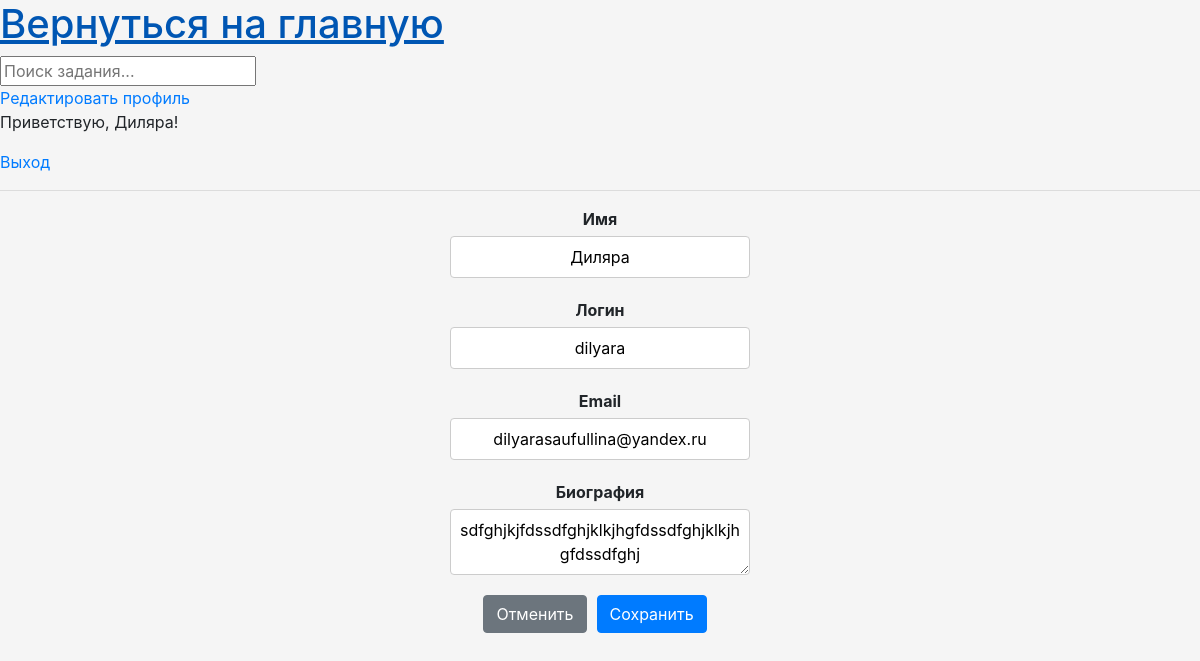
Before: /update-user/ (signed in) with the older database file.
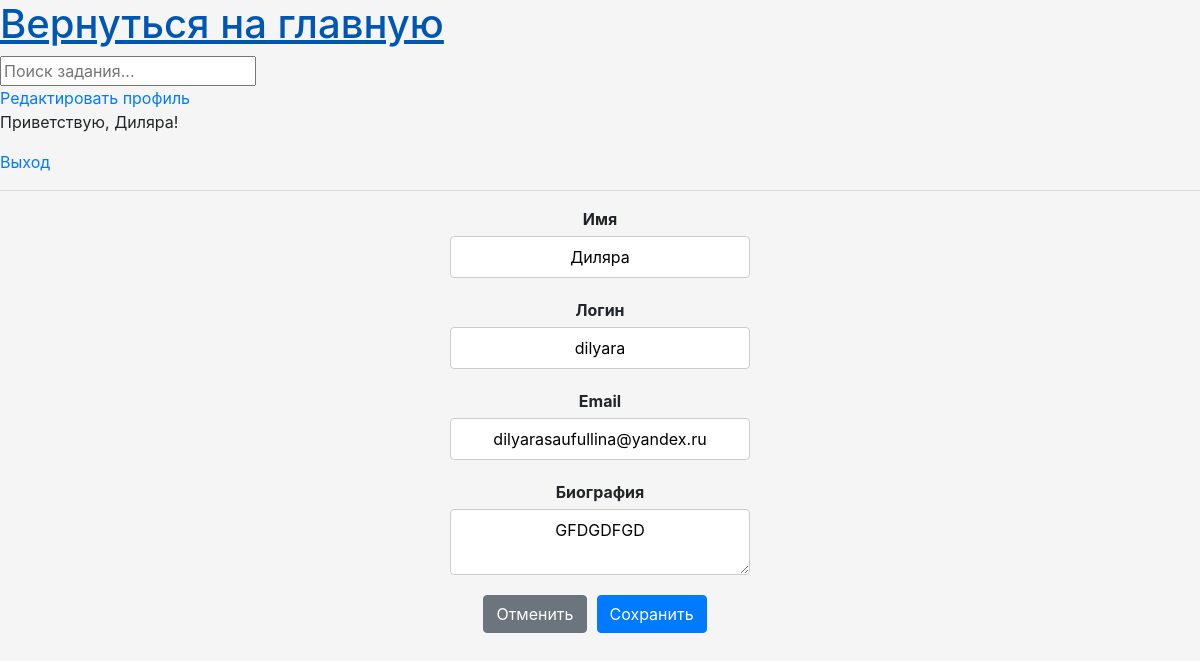
After: the same page with the newer database file.
### base/models.py (models this page shows)
class User(AbstractUser):
    name = models.CharField(max_length=200, null=True)
    email = models.EmailField(unique=True, null=True)
    bio = models.TextField(null=True)
    ROLE_CHOICES = [
        ('admin', 'Admin'),
        ('user', 'User'),
    ]
    role = models.CharField(max_length=5, choices=ROLE_CHOICES, default='user')
    avatar = models.ImageField(null=True, default='avatar.svg')
    USERNAME_FIELD = 'email'
    REQUIRED_FIELDS = []

### base/views.py (the view)
# urls.py: path('update-user/', views.updateUser, name="update-user"),
@login_required(login_url='login')
def updateUser(request):
    user = request.user
    form = UserForm(instance=user)
    if request.method == 'POST':
        form = UserForm(request.POST, request.FILES, instance=user)
        if form.is_valid():
            form.save()
            return redirect('user-profile', pk=user.id)
    return render(request, 'base/update-user.html', {'form': form})

### base/forms.py
class UserForm(ModelForm):
    class Meta:
        model = User
        fields = ['avatar', 'name', 'username', 'email', 'bio']

### base/templates/base/update-user.html (shortened to what this page needs)
{% extends 'main.html' %}
{% load static %}
{% block content %}
<form method="POST" action="{% url 'update-user' %}">
  <link rel="stylesheet" href="{% static 'css/bootstrap.min.css' %}">
  <link rel="stylesheet" href="{% static 'styles/form_styles.css' %}">
  <div class="form__group">
      <label for="id_name">Имя</label>
      <input type="text" name="name" id="id_name" value="{{ user.name }}">
  </div>
  <div class="form__group">
    <label for="id_username">Логин</label>
    <input type="text" name="username" id="id_username"value="{{ user.username }}">
  </div>
  <div class="form__group">
      <label for="id_email">Email</label>
      <input type="email" name="email" id="id_email" value="{{ user.email }}">
  </div>
  <div class="form__group">
      <label for="id_bio">Биография</label>
      <textarea name="bio" id="id_bio">{{ user.bio }}</textarea>
  </div>
  <div class="form__buttons">
    <a href="/" class="btn btn-secondary">Отменить</a>
    <button type="submit" class="btn btn-primary">Сохранить</button>
</div>
</form>
  {% endblock content %}

### templates/navbar.html
<a href="/">
    <h1>Вернуться на главную</h1>
</a>
<form method="GET" action="{%url 'home' %}">
    <input type="text" name="q" placeholder="Поиск задания..."/>
</form>
<a href="{% url 'update-user' %}">Редактировать профиль</a>
{% if request.user.is_authenticated %}
<p>Приветствую, {{request.user.name}}!</p>
<a href="{% url 'logout' %}">Выход</a>
{% else %}
<a href="{% url 'login' %}">Вход</a>
{% endif %}

Changed rows visible on the page:
changed User "Диляра": bio "sdfghjkjfdssdfghjklkjhgfdssdfghjklkjhgfdssdfghj" → "GFDGDFGD"
